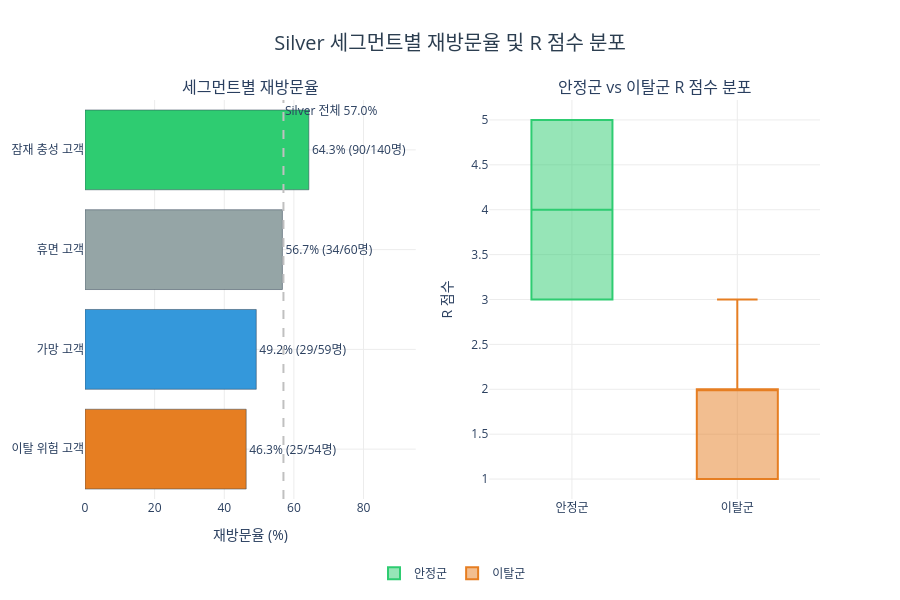

Notebook code for this chart:
### Code cell
h1_plot = seg_revisit[seg_revisit['세그먼트'] != '놓치면 안될 고객'].copy()

fig = make_subplots(
    rows=1, cols=2,
    subplot_titles=['세그먼트별 재방문율', '안정군 vs 이탈군 R 점수 분포']
)

for _, row in h1_plot.sort_values('재방문율').iterrows():
    fig.add_trace(go.Bar(
        x=[row['재방문율']],
        y=[row['세그먼트']],
        orientation='h',
        marker=dict(color=seg_color.get(row['세그먼트'], '#cccccc'), line=dict(color='#2c3e50', width=0.5)),
        text=[f"{row['재방문율']:.1f}% ({int(row['재방문고객'])}/{int(row['전체고객'])}명)"],
        textposition='outside',
        showlegend=False,
    ), row=1, col=1)

for group, color in [('안정군', '#2ecc71'), ('이탈군', '#e67e22')]:
    sub = visit_h1[visit_h1['그룹'] == group]['R']
    fig.add_trace(go.Box(
        y=sub,
        name=group,
        marker_color=color,
        boxpoints='outliers',
    ), row=1, col=2)

fig.add_vline(
    x=57.0, line_dash='dash', line_color='#C0C0C0', line_width=2,
    annotation_text='Silver 전체 57.0%', annotation_position='top right',
    row=1, col=1
)

fig.update_layout(
    title=dict(
        text='Silver 세그먼트별 재방문율 및 R 점수 분포',
        font=dict(size=20, color='#2c3e50'), x=0.5, xanchor='center'
    ),
    plot_bgcolor='white',
    height=600,
    legend=dict(orientation='h', yanchor='top', y=-0.15, xanchor='center', x=0.5)
)
fig.update_xaxes(gridcolor='#ececec')
fig.update_yaxes(gridcolor='#ececec')
fig.update_xaxes(title_text='재방문율 (%)', range=[0, 95], row=1, col=1)
fig.update_yaxes(title_text='R 점수', row=1, col=2)
fig.show()

### Figure 1 — Plotly figure (JSON) as saved in the notebook; plotly's stock layout.template omitted (floating-point values rounded to 4 significant figures; data arrays with more than 128 entries replaced by an {"elided": "..."} marker saying what was removed)
{"data": [{"marker": {"color": "#e67e22", "line": {"color": "#2c3e50", "width": 0.5}}, "orientation": "h", "showlegend": false, "text": ["46.3% (25/54명)"], "textposition": "outside", "type": "bar", "x": [46.3], "xaxis": "x", "y": ["이탈 위험 고객"], "yaxis": "y"}, {"marker": {"color": "#3498db", "line": {"color": "#2c3e50", "width": 0.5}}, "orientation": "h", "showlegend": false, "text": ["49.2% (29/59명)"], "textposition": "outside", "type": "bar", "x": [49.2], "xaxis": "x", "y": ["가망 고객"], "yaxis": "y"}, {"marker": {"color": "#95a5a6", "line": {"color": "#2c3e50", "width": 0.5}}, "orientation": "h", "showlegend": false, "text": ["56.7% (34/60명)"], "textposition": "outside", "type": "bar", "x": [56.7], "xaxis": "x", "y": ["휴면 고객"], "yaxis": "y"}, {"marker": {"color": "#2ecc71", "line": {"color": "#2c3e50", "width": 0.5}}, "orientation": "h", "showlegend": false, "text": ["64.3% (90/140명)"], "textposition": "outside", "type": "bar", "x": [64.3], "xaxis": "x", "y": ["잠재 충성 고객"], "yaxis": "y"}, {"boxpoints": "outliers", "marker": {"color": "#2ecc71"}, "name": "안정군", "type": "box", "xaxis": "x2", "y": {"elided": "199 int values"}, "yaxis": "y2"}, {"boxpoints": "outliers", "marker": {"color": "#e67e22"}, "name": "이탈군", "type": "box", "xaxis": "x2", "y": [2, 1, 2, 1, 1, 1, 2, 1, 1, 1, 1, 1, 2, 1, 1, 1, 1, 1, 1, 2, 1, 1, 1, 1, 2, 1, 1, 1, 1, 1, 1, 1, 1, 1, 1, 1, 1, 1, 1, 1, 1, 2, 2, 1, 1, 1, 1, 1, 1, 1, 1, 1, 1, 1, 2, 3, 3, 3, 2, 2, 3, 2, 2, 2, 3, 2, 3, 3, 2, 3, 2, 2, 2, 2, 2, 2, 2, 3, 2, 2, 2, 2, 2, 2, 2, 2, 2, 3, 2, 2, 2, 3, 2, 2, 2, 3, 2, 3, 2, 2, 2, 2, 2, 2, 2, 2, 2, 2, 2, 2, 2, 2, 3, 2, 3], "yaxis": "y2"}], "layout": {"annotations": [{"font": {"size": 16}, "showarrow": false, "text": "세그먼트별 재방문율", "x": 0.225, "xanchor": "center", "xref": "paper", "y": 1, "yanchor": "bottom", "yref": "paper"}, {"font": {"size": 16}, "showarrow": false, "text": "안정군 vs 이탈군 R 점수 분포", "x": 0.775, "xanchor": "center", "xref": "paper", "y": 1, "yanchor": "bottom", "yref": "paper"}, {"showarrow": false, "text": "Silver 전체 57.0%", "x": 57, "xanchor": "left", "xref": "x", "y": 1, "yanchor": "top", "yref": "y domain"}], "height": 600, "legend": {"orientation": "h", "x": 0.5, "xanchor": "center", "y": -0.15, "yanchor": "top"}, "plot_bgcolor": "white", "shapes": [{"line": {"color": "#C0C0C0", "dash": "dash", "width": 2}, "type": "line", "x0": 57, "x1": 57, "xref": "x", "y0": 0, "y1": 1, "yref": "y domain"}], "title": {"font": {"color": "#2c3e50", "size": 20}, "text": "Silver 세그먼트별 재방문율 및 R 점수 분포", "x": 0.5, "xanchor": "center"}, "xaxis": {"anchor": "y", "domain": [0, 0.45], "gridcolor": "#ececec", "range": [0, 95], "title": {"text": "재방문율 (%)"}}, "xaxis2": {"anchor": "y2", "domain": [0.55, 1], "gridcolor": "#ececec"}, "yaxis": {"anchor": "x", "domain": [0, 1], "gridcolor": "#ececec"}, "yaxis2": {"anchor": "x2", "domain": [0, 1], "gridcolor": "#ececec", "title": {"text": "R 점수"}}}}
